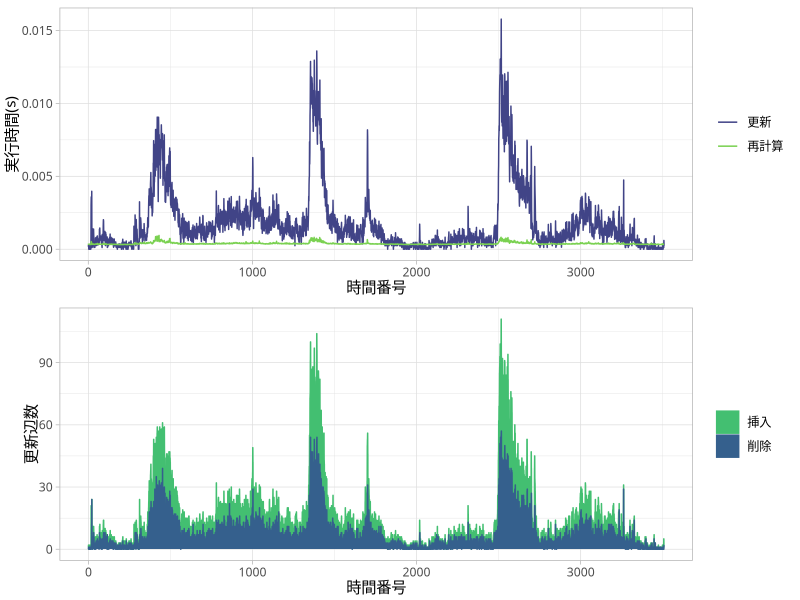

This chart was generated by the following R code:
library(readr)
library(dplyr)
library(tidyr)
library(ggplot2)
library(viridis)
library(cowplot)
theme_set(theme_light(base_size = 11, base_family = 'IPAexGothic'))
out_file <- paste0(sub('^--file=(.+)\\.R$', '\\1', basename(commandArgs()[4])), '.pdf')

data <- read_csv('../../res/data/sfhh.csv') %>%
  rename(`time-idx` = time) %>%
  group_by(`time-idx`) %>%
  summarise(
    `proposed` = mean(`time-proposed`),
    `brandes` = mean(`time-brandes`),
    `incremental` = max(`size-plus`),
    `decremental` = max(`size-minus`)
  ) %>%
  ungroup() %>%
  gather(
    key = 'method', value = 'update-time',
    `proposed`, `brandes`
  ) %>%
  gather(
    key = 'update-type', value = 'update-size',
    `incremental`, `decremental`
  ) %>%
  mutate(
    method = factor(
      method,
      levels = c('proposed', 'brandes'),
      labels = c('更新', '再計算')
    ),
    `update-type` = factor(
      `update-type`,
      levels = c('incremental', 'decremental'),
      labels = c('挿入', '削除')
    )
  )

gp_top <- ggplot(
    data,
    aes(`time-idx`, `update-time`, colour = method)
  ) +
  geom_line() +
  xlab('時間番号') + ylab('実行時間(s)') +
  scale_colour_viridis(discrete = TRUE, begin = 0.2, end = 0.8) +
  theme(
    legend.title = element_blank()
  )

gp_bottom <- ggplot(
    data,
    aes(`time-idx`, `update-size`, fill = `update-type`, colour = `update-type`)
  ) +
  geom_area(position='stack') +
  xlab('時間番号') + ylab('更新辺数') +
  scale_fill_viridis(discrete = TRUE, begin = 0.7, end = 0.3) +
  scale_colour_viridis(discrete = TRUE, begin = 0.7, end = 0.3) +
  theme(
    legend.title = element_blank()
  )

gp <- plot_grid(gp_top, gp_bottom, ncol = 1, align = 'v', axis = 'lr')
ggsave(out_file, gp, cairo_pdf, width = 18, height = 12, units = 'cm')
